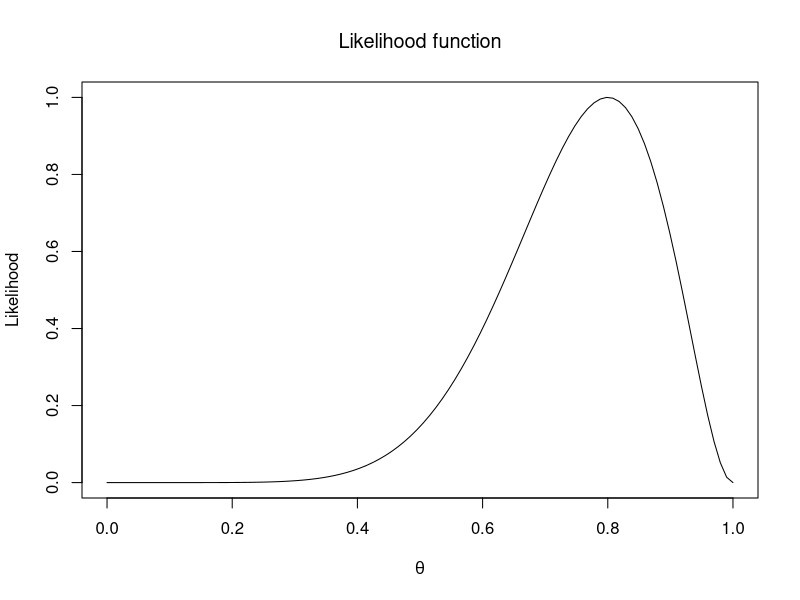

The R source for this figure:

x<-8; n<-10

theta<- seq(0,1,len=100)
like <- dbinom(8,10,theta)
   like <- like/max(like)

plot(theta,like,type='l',xlab=expression(theta),
     ylab='Likelihood')


# also possible to use formula plotting, but
# we need to know the MLE in advance

#like<- function(theta){
#   dbinom(x,n,theta)/dbinom(x,n,x/n)
#  }
#plot(like,0,1,xlab=expression(theta),
#     ylab='Likelihood')

title(expression('Likelihood function'))


                         
